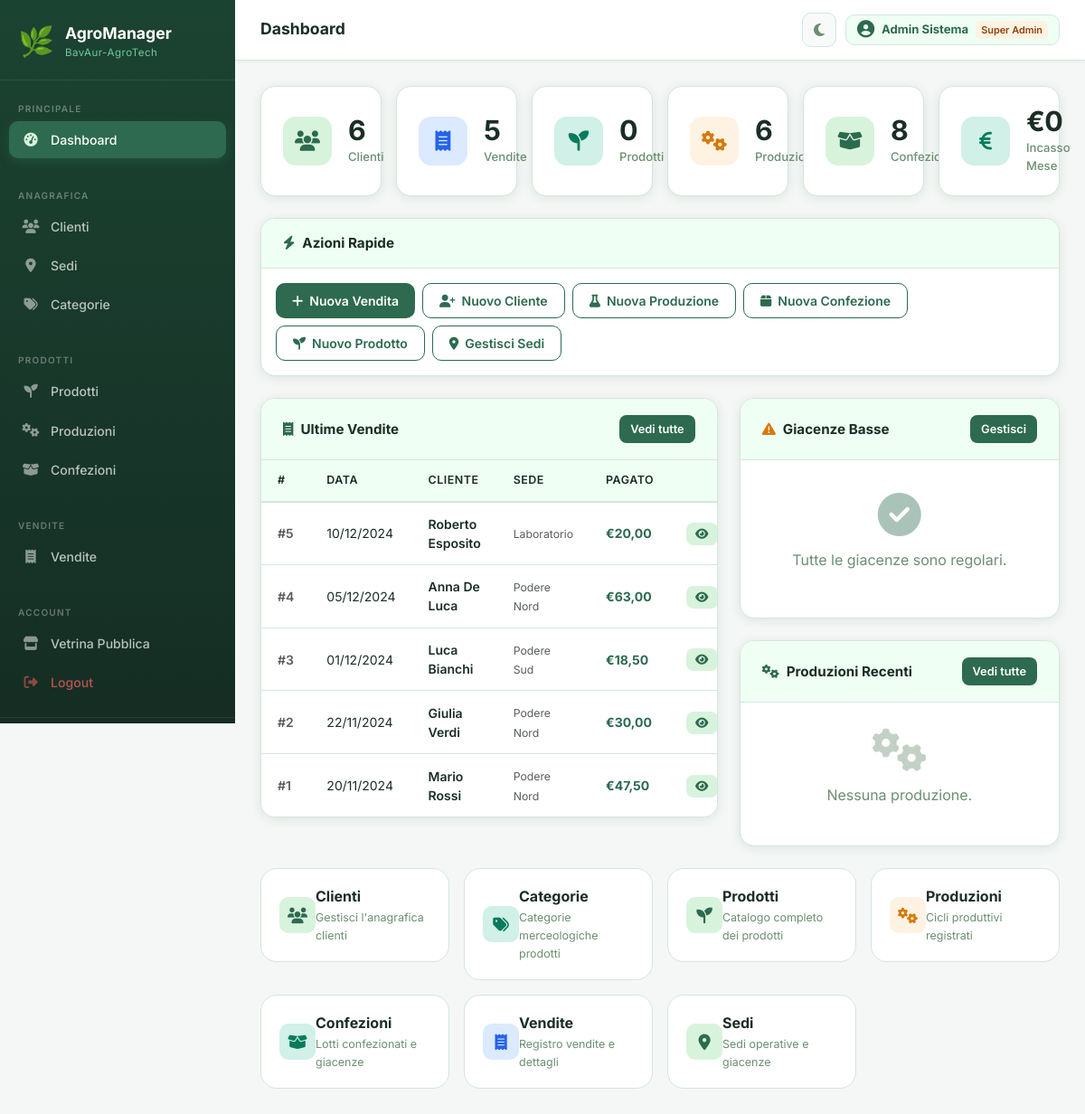
Page /root/src/dashboard.php (signed in) on the committed database.
### tables this page shows
CREATE TABLE VENDITA (
    idVendita    INT AUTO_INCREMENT PRIMARY KEY,
    dataVendita  DATE NOT NULL,
    totalePagato DECIMAL(10,2) NOT NULL DEFAULT 0.00,
    note         TEXT,
    idCliente    INT NOT NULL,
    idSede       INT NOT NULL,
    FOREIGN KEY (idCliente) REFERENCES CLIENTE(idCliente) ON DELETE RESTRICT,
    FOREIGN KEY (idSede)    REFERENCES SEDE(idSede)       ON DELETE RESTRICT
);

CREATE TABLE CLIENTE (
    idCliente INT AUTO_INCREMENT PRIMARY KEY,
    nome      VARCHAR(150) NOT NULL,
    nickname  VARCHAR(80),
    contatti  TEXT,
    idUtente  INT DEFAULT NULL UNIQUE COMMENT 'FK verso UTENTE: null per clienti walk-in',
    FOREIGN KEY (idUtente) REFERENCES UTENTE(idUtente) ON DELETE SET NULL
);

CREATE TABLE SEDE (
    idSede    INT AUTO_INCREMENT PRIMARY KEY,
    nomeSede  VARCHAR(100) NOT NULL,
    indirizzo TEXT
);

### root/src/config/db.php (called while the page is built, shortened)
<?php
function h(mixed $v): string {
    return htmlspecialchars((string)($v ?? ''), ENT_QUOTES, 'UTF-8');
}

### root/src/config/session.php (called while the page is built, shortened)
<?php
function currentUser(): ?array {
    return $_SESSION['user'] ?? null;
}
function userSede(): ?int {
    return $_SESSION['user']['idSede'] ?? null;
}

### root/src/dashboard.php (the view, shortened to what this page needs)
<?php
require_once 'includes/auth.php';
$currentPage = 'dashboard';
$pageTitle   = 'Dashboard';
$basePath    = '';
$mySedeId    = userSede();
$sw = $mySedeId ? "WHERE idSede=$mySedeId" : '';
$stats = [
    'CLIENTE'    => $pdo->query("SELECT COUNT(*) FROM CLIENTE")->fetchColumn(),
    'PRODOTTO'   => $pdo->query("SELECT COUNT(*) FROM PRODOTTO")->fetchColumn(),
    'CATEGORIA'  => $pdo->query("SELECT COUNT(*) FROM CATEGORIA")->fetchColumn(),
    'VENDITA'    => $pdo->query("SELECT COUNT(*) FROM VENDITA $sw")->fetchColumn(),
    'PRODUZIONE' => $pdo->query("SELECT COUNT(*) FROM PRODUZIONE $sw")->fetchColumn(),
    'CONFEZIONE' => $pdo->query("SELECT COUNT(*) FROM CONFEZIONE" .
        ($mySedeId ? " WHERE idProduzione IN (SELECT idProduzione FROM PRODUZIONE WHERE idSede=$mySedeId)" : ''))
        ->fetchColumn(),
];
$totMeseQ = "SELECT COALESCE(SUM(totalePagato),0) FROM VENDITA WHERE MONTH(dataVendita)=MONTH(CURDATE()) AND YEAR(dataVendita)=YEAR(CURDATE())" . ($mySedeId ? " AND idSede=$mySedeId" : '');
$totMese  = $pdo->query($totMeseQ)->fetchColumn();
$confLowQ = "SELECT c.idConfezione, c.giacenza, c.numeroConfezioni, pp.nome AS prodotto, pp.unitaMisura
    FROM CONFEZIONE c
    JOIN PRODUZIONE pr ON c.idProduzione=pr.idProduzione
    JOIN PRODOTTO   pp ON pr.idProdottoProdotto=pp.idProdotto
    WHERE c.giacenza < (c.numeroConfezioni * 0.2)" .
    ($mySedeId ? " AND pr.idSede=$mySedeId" : '') . " ORDER BY c.giacenza ASC LIMIT 6";
$confLow = $pdo->query($confLowQ)->fetchAll();
$ultVendQ = "SELECT v.idVendita,v.dataVendita,v.totalePagato,v.totaleCalcolato,cl.nome AS cliente,s.nomeSede,COUNT(d.idDettaglio) AS nRighe
    FROM V_VENDITA v JOIN CLIENTE cl ON v.idCliente=cl.idCliente JOIN SEDE s ON v.idSede=s.idSede
    LEFT JOIN DETTAGLIO_VENDITA d ON d.idVendita=v.idVendita
    " . ($mySedeId ? "WHERE v.idSede=$mySedeId" : '') . "
    GROUP BY v.idVendita ORDER BY v.dataVendita DESC, v.idVendita DESC LIMIT 5";
$ultVend = $pdo->query($ultVendQ)->fetchAll();
$ultProdQ = "SELECT pr.idProduzione,pr.dataProduzione,pr.quantitaProdotta,pp.nome AS prodotto,pp.unitaMisura,s.nomeSede
    FROM PRODUZIONE pr JOIN PRODOTTO pp ON pr.idProdottoProdotto=pp.idProdotto JOIN SEDE s ON pr.idSede=s.idSede
    " . ($mySedeId ? "WHERE pr.idSede=$mySedeId" : '') . "
    ORDER BY pr.dataProduzione DESC LIMIT 5";
$ultProd = $pdo->query($ultProdQ)->fetchAll();
require_once 'includes/header.php';
?>
<div class="row g-3 mb-4">
  <?php
  $cards = [
    ['icon'=>'fa-users',        'color'=>'green',  'value'=>$stats['CLIENTE'],    'label'=>'Clienti',          'link'=>'clienti.php'],
    ['icon'=>'fa-receipt',      'color'=>'blue',   'value'=>$stats['VENDITA'],    'label'=>'Vendite',           'link'=>'vendite.php'],
    ['icon'=>'fa-seedling',     'color'=>'teal',   'value'=>$stats['PRODOTTO'],   'label'=>'Prodotti',          'link'=>'prodotti.php'],
    ['icon'=>'fa-gears',        'color'=>'orange', 'value'=>$stats['PRODUZIONE'], 'label'=>'Produzioni',        'link'=>'produzioni.php'],
    ['icon'=>'fa-box-open',     'color'=>'green',  'value'=>$stats['CONFEZIONE'], 'label'=>'Confezioni',        'link'=>'confezioni.php'],
    ['icon'=>'fa-euro-sign',    'color'=>'teal',   'value'=>'€'.number_format($totMese,0,',','.'), 'label'=>'Incasso Mese', 'link'=>'vendite.php'],
  ];
  foreach ($cards as $card): ?>
  <div class="col-6 col-xl-2 col-md-4">
    <a href="<?= $card['link'] ?>" class="text-decoration-none">
      <div class="stat-card">
        <div class="stat-icon <?= $card['color'] ?>"><i class="fa-solid <?= $card['icon'] ?>"></i></div>
        <div class="stat-info">
          <div class="stat-value"><?= $card['value'] ?></div>
          <div class="stat-label"><?= $card['label'] ?></div>
        </div>
      </div>
    </a>
  </div>
  <?php endforeach; ?>
</div>
<div class="ag-card mb-4">
  <div class="ag-card-header"><h6 class="ag-card-title"><i class="fa-solid fa-bolt"></i> Azioni Rapide</h6></div>
  <div class="p-3 d-flex flex-wrap gap-2">
    <a href="vendite.php?action=create"    class="btn-ag"><i class="fa-solid fa-plus"></i> Nuova Vendita</a>
    <a href="clienti.php?action=create"    class="btn-ag-outline"><i class="fa-solid fa-user-plus"></i> Nuovo Cliente</a>
    <a href="produzioni.php?action=create" class="btn-ag-outline"><i class="fa-solid fa-flask"></i> Nuova Produzione</a>
    <a href="confezioni.php?action=create" class="btn-ag-outline"><i class="fa-solid fa-box"></i> Nuova Confezione</a>
    <a href="prodotti.php?action=create"   class="btn-ag-outline"><i class="fa-solid fa-seedling"></i> Nuovo Prodotto</a>
    <a href="sedi.php"                     class="btn-ag-outline"><i class="fa-solid fa-location-dot"></i> Gestisci Sedi</a>
  </div>
</div>
<div class="row g-4">
  <div class="col-lg-7">
    <div class="ag-card">
      <div class="ag-card-header">
        <h6 class="ag-card-title"><i class="fa-solid fa-receipt"></i> Ultime Vendite</h6>
        <a href="vendite.php" class="btn-ag btn-ag-sm">Vedi tutte</a>
      </div>
      <div class="table-responsive">
        <?php if(empty($ultVend)): ?>
          <div class="empty-state" style="padding:30px"><i class="fa-solid fa-receipt"></i><p>Nessuna vendita.</p></div>
        <?php else: ?>
        <table class="ag-table table mb-0">
          <thead><tr><th>#</th><th>Data</th><th>Cliente</th><th>Sede</th><th>Pagato</th><th></th></tr></thead>
          <tbody>
          <?php foreach($ultVend as $v): ?>
          <tr>
            <td class="text-muted fw-semibold">#<?= $v['idVendita'] ?></td>
            <td><?= date('d/m/Y',strtotime($v['dataVendita'])) ?></td>
            <td class="fw-semibold"><?= h($v['cliente']) ?></td>
            <td><small class="text-muted"><?= h($v['nomeSede']) ?></small></td>
            <td class="fw-bold" style="color:var(--ag-primary)">€<?= number_format($v['totalePagato'],2,',','.') ?></td>
            <td><a href="vendite.php?action=view&id=<?= $v['idVendita'] ?>" class="btn-view-sm"><i class="fa-solid fa-eye"></i></a></td>
          </tr>
          <?php endforeach; ?>
          </tbody>
        </table>
        <?php endif; ?>
      </div>
    </div>
  </div>
  <div class="col-lg-5 d-flex flex-column gap-4">
    <div class="ag-card">
      <div class="ag-card-header">
        <h6 class="ag-card-title"><i class="fa-solid fa-triangle-exclamation" style="color:#d97706"></i> Giacenze Basse</h6>
        <a href="confezioni.php" class="btn-ag btn-ag-sm">Gestisci</a>
      </div>
      <div class="p-3">
        <?php if(empty($confLow)): ?>
          <div class="empty-state" style="padding:20px"><i class="fa-solid fa-check-circle" style="color:var(--ag-primary)"></i><p>Tutte le giacenze sono regolari.</p></div>
        <?php endif; ?>
      </div>
    </div>
    <div class="ag-card">
      <div class="ag-card-header">
        <h6 class="ag-card-title"><i class="fa-solid fa-gears"></i> Produzioni Recenti</h6>
        <a href="produzioni.php" class="btn-ag btn-ag-sm">Vedi tutte</a>
      </div>
      <div class="px-3 py-2">
        <?php if(empty($ultProd)): ?>
          <div class="empty-state" style="padding:20px"><i class="fa-solid fa-gears"></i><p>Nessuna produzione.</p></div>
        <?php endif; ?>
      </div>
    </div>
  </div>
</div>
<div class="row g-3 mt-2">
  <?php
  $sections = [
    ['icon'=>'fa-users',        'title'=>'Clienti',     'desc'=>'Gestisci l\'anagrafica clienti',          'href'=>'clienti.php',    'color'=>'green'],
    ['icon'=>'fa-tags',         'title'=>'Categorie',   'desc'=>'Categorie merceologiche prodotti',        'href'=>'categorie.php',  'color'=>'teal'],
    ['icon'=>'fa-seedling',     'title'=>'Prodotti',    'desc'=>'Catalogo completo dei prodotti',          'href'=>'prodotti.php',   'color'=>'green'],
    ['icon'=>'fa-gears',        'title'=>'Produzioni',  'desc'=>'Cicli produttivi registrati',             'href'=>'produzioni.php', 'color'=>'orange'],
    ['icon'=>'fa-box-open',     'title'=>'Confezioni',  'desc'=>'Lotti confezionati e giacenze',           'href'=>'confezioni.php', 'color'=>'teal'],
    ['icon'=>'fa-receipt',      'title'=>'Vendite',     'desc'=>'Registro vendite e dettagli',             'href'=>'vendite.php',    'color'=>'blue'],
    ['icon'=>'fa-location-dot', 'title'=>'Sedi',        'desc'=>'Sedi operative e giacenze',               'href'=>'sedi.php',       'color'=>'green'],
  ];
  foreach ($sections as $s): ?>
  <div class="col-md-4 col-xl-3">
    <a href="<?= $s['href'] ?>" class="text-decoration-none">
      <div class="feature-card" style="text-align:left;padding:18px 20px;transition:transform .2s,box-shadow .2s" onmouseover="this.style.transform='translateY(-3px)';this.style.boxShadow='var(--ag-shadow-lg)'" onmouseout="this.style.transform='';this.style.boxShadow=''">
        <div class="d-flex align-items-center gap-12px">
          <div class="stat-icon <?= $s['color'] ?>" style="width:40px;height:40px;border-radius:10px;font-size:1.1rem;flex-shrink:0">
            <i class="fa-solid <?= $s['icon'] ?>"></i>
          </div>
          <div>
            <div class="feature-title" style="margin-bottom:2px"><?= $s['title'] ?></div>
            <div class="feature-text" style="font-size:.78rem"><?= $s['desc'] ?></div>
          </div>
        </div>
      </div>
    </a>
  </div>
  <?php endforeach; ?>
</div>
<?php require_once 'includes/footer.php'; ?>

### root/src/includes/header.php (shortened to what this page needs)
<?php
$user = currentUser();
?>
<!DOCTYPE html>
<html lang="it" data-theme="light">
<head>
  <link href="https://cdn.jsdelivr.net/npm/bootstrap@5.3.3/dist/css/bootstrap.min.css" rel="stylesheet">
  <link href="https://cdnjs.cloudflare.com/ajax/libs/font-awesome/6.5.0/css/all.min.css" rel="stylesheet">
  <link href="<?= $basePath ?? '' ?>assets/css/style.css" rel="stylesheet">
</head>
<body>
<nav class="sidebar" id="sidebar">
  <div class="sidebar-brand">
    <span class="brand-icon">🌿</span>
    <div>
      <div class="brand-name">AgroManager</div>
      <div class="brand-sub">BavAur-AgroTech</div>
    </div>
  </div>
  <div class="sidebar-section-label">PRINCIPALE</div>
  <ul class="sidebar-nav">
    <li><a href="<?= $basePath ?>index.php" class="nav-link <?= ($currentPage??'')==='dashboard'?'active':'' ?>">
      <i class="fa-solid fa-gauge-high"></i><span>Dashboard</span></a></li>
  </ul>
  <div class="sidebar-section-label">ANAGRAFICA</div>
  <ul class="sidebar-nav">
    <li><a href="<?= $basePath ?>clienti.php" class="nav-link <?= ($currentPage??'')==='clienti'?'active':'' ?>">
      <i class="fa-solid fa-users"></i><span>Clienti</span></a></li>
    <li><a href="<?= $basePath ?>sedi.php" class="nav-link <?= ($currentPage??'')==='sedi'?'active':'' ?>">
      <i class="fa-solid fa-location-dot"></i><span>Sedi</span></a></li>
    <li><a href="<?= $basePath ?>categorie.php" class="nav-link <?= ($currentPage??'')==='categorie'?'active':'' ?>">
      <i class="fa-solid fa-tags"></i><span>Categorie</span></a></li>
  </ul>
  <div class="sidebar-section-label">PRODOTTI</div>
  <ul class="sidebar-nav">
    <li><a href="<?= $basePath ?>prodotti.php" class="nav-link <?= ($currentPage??'')==='prodotti'?'active':'' ?>">
      <i class="fa-solid fa-seedling"></i><span>Prodotti</span></a></li>
    <li><a href="<?= $basePath ?>produzioni.php" class="nav-link <?= ($currentPage??'')==='produzioni'?'active':'' ?>">
      <i class="fa-solid fa-gears"></i><span>Produzioni</span></a></li>
    <li><a href="<?= $basePath ?>confezioni.php" class="nav-link <?= ($currentPage??'')==='confezioni'?'active':'' ?>">
      <i class="fa-solid fa-box-open"></i><span>Confezioni</span></a></li>
  </ul>
  <div class="sidebar-section-label">VENDITE</div>
  <ul class="sidebar-nav">
    <li><a href="<?= $basePath ?>vendite.php" class="nav-link <?= ($currentPage??'')==='vendite'?'active':'' ?>">
      <i class="fa-solid fa-receipt"></i><span>Vendite</span></a></li>
  </ul>
  <div class="sidebar-section-label">ACCOUNT</div>
  <ul class="sidebar-nav">
    <li><a href="<?= $basePath ?>homepage.php" class="nav-link">
      <i class="fa-solid fa-store"></i><span>Vetrina Pubblica</span></a></li>
    <li><a href="<?= $basePath ?>logout.php" class="nav-link" style="color:rgba(255,100,100,.7)">
      <i class="fa-solid fa-right-from-bracket" style="color:rgba(255,100,100,.5)"></i><span>Logout</span></a></li>
  </ul>
  <div class="sidebar-footer">
  </div>
</nav>
<main class="main-content">
  <div class="topbar">
    <div class="topbar-left">
      <h4 class="topbar-title"><?= h($pageTitle ?? 'Dashboard') ?></h4>
    </div>
    <div class="topbar-right">
      <button class="theme-toggle" id="themeToggle" title="Cambia tema">
        <i class="fa-solid fa-moon" id="themeIcon"></i>
      </button>
      <?php if ($user): ?>
      <div class="user-badge">
        <i class="fa-solid fa-circle-user" style="font-size:1.2rem;color:var(--ag-primary)"></i>
        <div>
          <strong><?= h($user['nome']) ?></strong>
        </div>
        <span class="role-badge role-<?= h($user['ruolo']) ?>">
          <?= match($user['ruolo']) { 'superadmin'=>'Super Admin', 'sede_admin'=>'Sede Admin', default=>'Cliente' } ?>
        </span>
      </div>
      <?php endif; ?>
    </div>
  </div>
  <div class="content-area">

### root/src/includes/footer.php (shortened to what this page needs)
  </div>
</main>
</body>
</html>

### rows in the picture
vendita: idVendita "5", dataVendita "10/12/2024", idCliente.nome "Roberto Esposito", idSede.nomeSede "Laboratorio", totalePagato "20,00"
vendita: idVendita "4", dataVendita "05/12/2024", idCliente.nome "Anna De Luca", idSede.nomeSede "Podere Nord", totalePagato "63,00"
vendita: idVendita "3", dataVendita "01/12/2024", idCliente.nome "Luca Bianchi", idSede.nomeSede "Podere Sud", totalePagato "18,50"
vendita: idVendita "2", dataVendita "22/11/2024", idCliente.nome "Giulia Verdi", idSede.nomeSede "Podere Nord", totalePagato "30,00"
vendita: idVendita "1", dataVendita "20/11/2024", idCliente.nome "Mario Rossi", idSede.nomeSede "Podere Nord", totalePagato "47,50"

### other values in the picture
$pageTitle "Dashboard"
$user['nome'] "Admin Sistema"
$card['value'] "6"
$card['label'] "Clienti"
$card['value'] "5"
$card['label'] "Vendite"
$card['value'] "0"
$card['label'] "Prodotti"
$card['label'] "Produzioni"
$card['value'] "8"
$card['label'] "Confezioni"
$card['value'] "€0"
$card['label'] "Incasso Mese"
$s['title'] "Clienti"
$s['desc'] "Gestisci l'anagrafica clienti"
